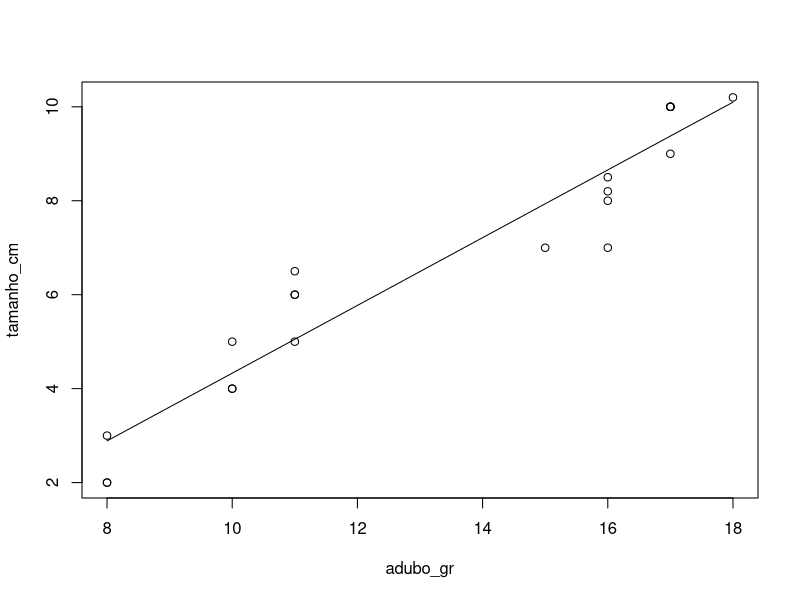
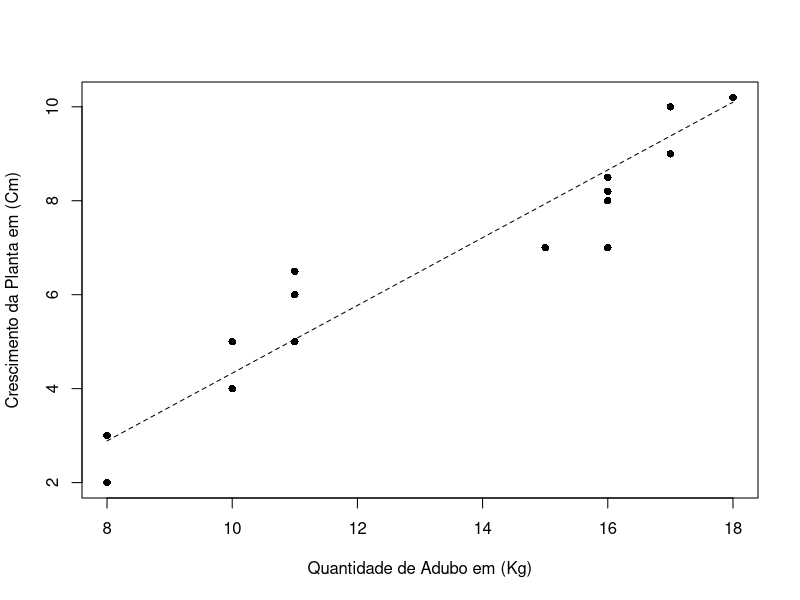
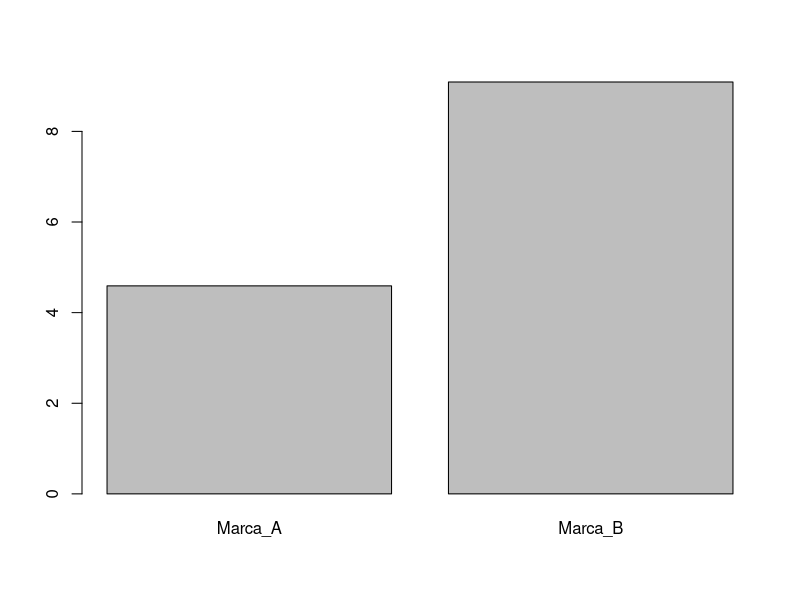
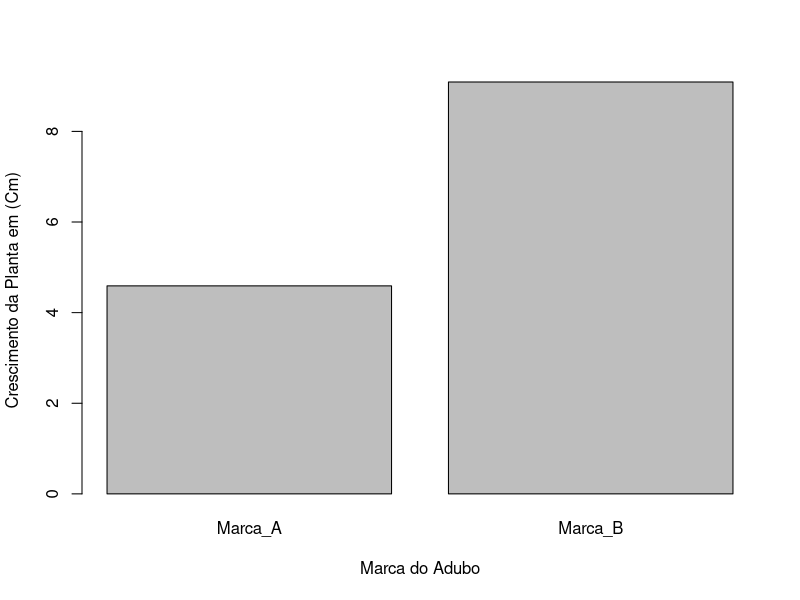
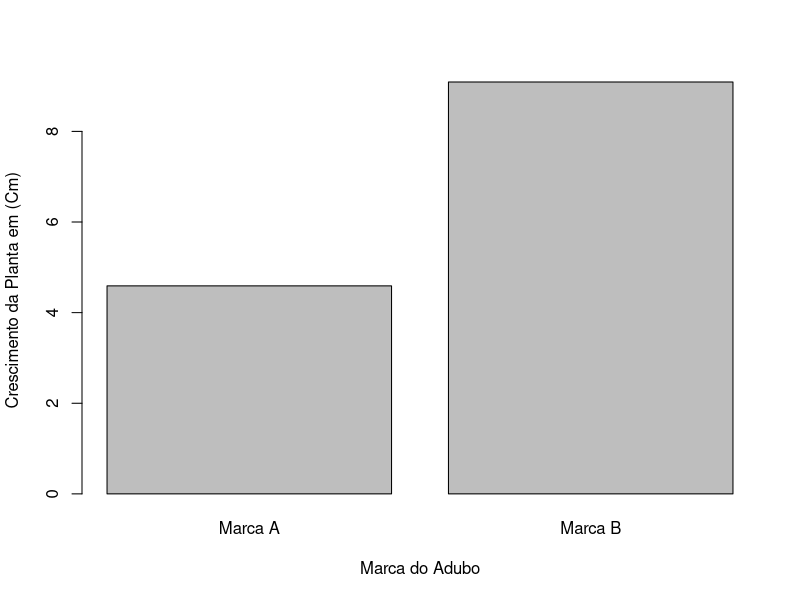
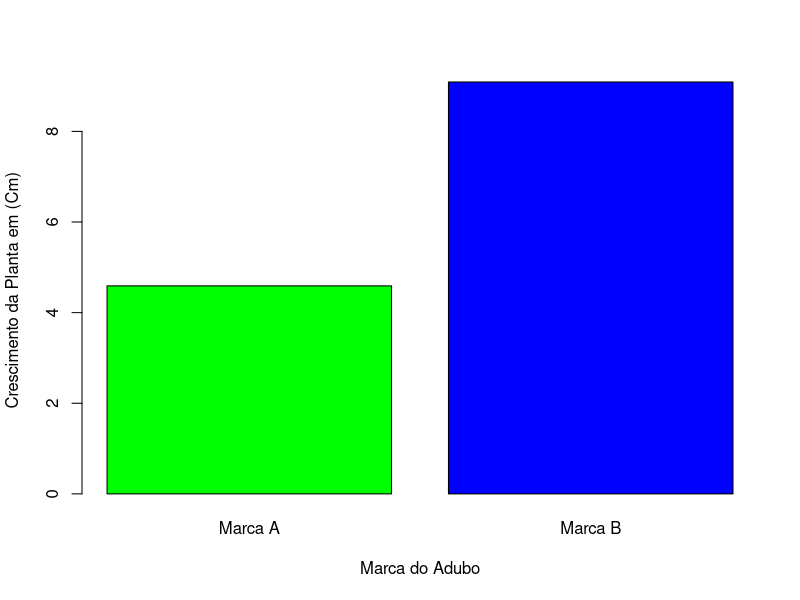
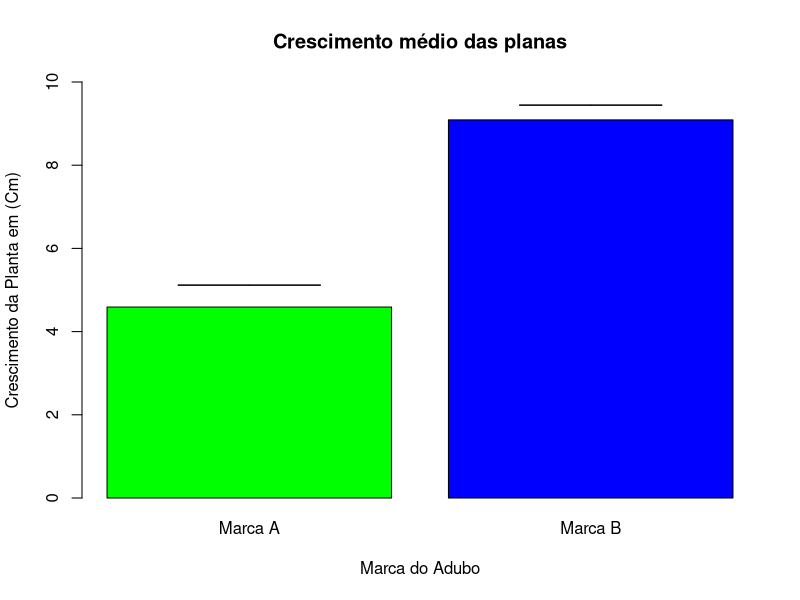

R code for these plots, in order:
#Aula 07 - Estatística básica com R

getwd()

#Mostra o local de trabalho atual

setwd()

#Utilizado na navegação das pastas

read.csv("tabela.csv")

library(readr)
tabela <- read.csv("tabela.csv", h=T)
View(tabela)

library(readr)
tabela <- read_delim("tabela.csv", ";", escape_double = FALSE, 
                     trim_ws = TRUE)
View(tabela)

summary(tabela)

#Definição do objeo principal

attach(tabela)

#Aula 07 - Regressões Lineares

tabela
dados <-tabela

dados
View(dados)

modelo <-lm(tamanho_cm~adubo_gr)

summary(dados)

anova(modelo)
summary(modelo)

#Aula 07 - Regressões Lineares - Parte 2 - Gráficos de regressão liner

#Fazendo gráfico com o comando polt

plot(tamanho_cm~adubo_gr)

curve(-2.88133+0.72110*x,add = T)

plot(tamanho_cm~adubo_gr,xlab = 'Quantidade de Adubo em (Kg)', ylab = 'Crescimento da Planta em (Cm)', pch = 16)

curve(-2.88133+0.72110*x,add = T, lty = 2)

#Aula 07 -  Parte 01 - Análise de variância

library(readr)
tabela2 <- read_delim("tabelaMarca.csv", ";", escape_double = FALSE, 
                     trim_ws = TRUE)
View(tabela2)

summary(tabela2)

attach(tabela2)

#Definição do problema/pergunta

#H1: A marca do adubo altera o crescimento da planta?
#H0: Não existe diferença entre as marcas de adubo

modeloaov <- aov(tamanho_cm~adubo_marca)

summary(modeloaov)

summary(tabela2)

#Tapply calcula as médias para variável x categórito
medias<-tapply(tamanho_cm, adubo_marca, mean)

#Aula 07 -  Parte 02 - Gráficos ANOVA

#Pacote para construção para o gráfico de ANOVA

install.packages("gplots")
library(gplots)

barplot2(medias)

barplot2(medias, ylab = 'Crescimento da Planta em (Cm)', xlab = 'Marca do Adubo')

barplot2(medias, ylab = 'Crescimento da Planta em (Cm)', xlab = 'Marca do Adubo', names.arg = c("Marca A","Marca B"))

barplot2(medias, 
         ylab = 'Crescimento da Planta em (Cm)', 
         xlab = 'Marca do Adubo', 
         names.arg = c("Marca A","Marca B"),
         col = c("green", "blue"))

#Calclando o erro padrão
erros<-tapply(tamanho_cm, adubo_marca, sd)/sqrt(tapply(tamanho_cm, adubo_marca, length))

barplot2(medias, 
         ylab = 'Crescimento da Planta em (Cm)', 
         xlab = 'Marca do Adubo', 
         names.arg = c("Marca A","Marca B"),
         col = c("green", "blue"),
         plot.ci = T,ci.u = medias+erros,ci.l = medias+erros,
         ylim = c(0,10),
         main = "Crescimento médio das planas")
